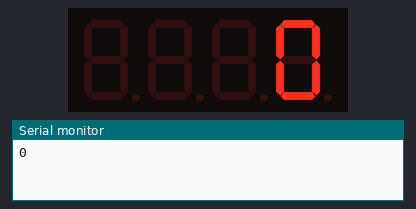
A sketch run on a simulated Arduino Uno, built with avr-gcc and run on an emulated ATmega328P. Parts: 4-digit seven-segment display, the last lines printed to the serial monitor.

Above: at 0.1 s.
At 4.1 s:
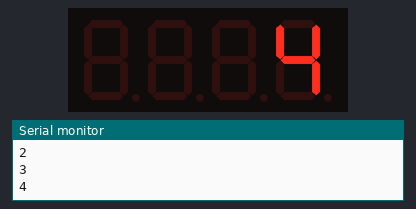
At 9.1 s:
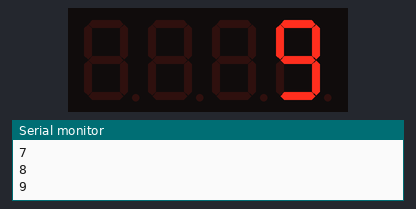
At 19.1 s:
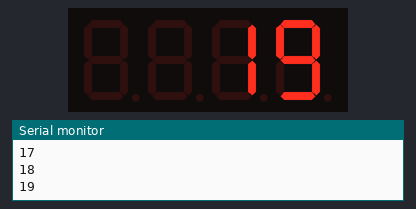
At 28.1 s:
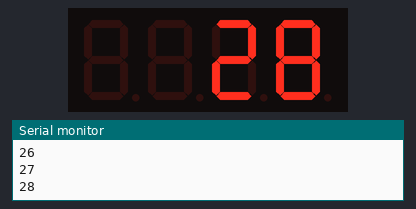
At 38.2 s:
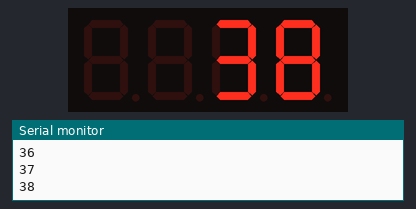

Measured:
- what the display in image 1 shows lasts 1.0 s, from 4.0 s to 5.0 s

The sketch:

SevenSegDemo.ino
```cpp
#include <Adafruit_GFX.h>
#include <Adafruit_LEDBackpack.h>

Adafruit_7segment* p_7seg = nullptr;

void setup()
{
  p_7seg = new Adafruit_7segment();
  p_7seg->begin(0x70);
  Serial.begin(9600);
}

void loop()
{
  for (int i = 0; i <= 9999; ++i)
  {
    Serial.println(i);
    p_7seg->print(i, 10);
    p_7seg->writeDisplay();
    delay(1000);
  }
}
```
